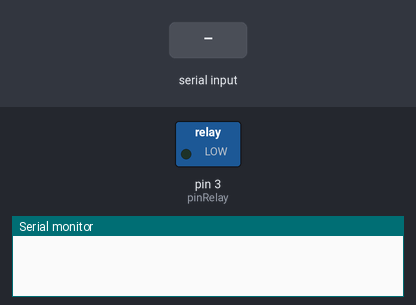
Simulated run of this sketch. Board: Arduino Uno, built with avr-gcc and run on an emulated ATmega328P. On the bench: switched loads named in the sketch (green lamp = pin HIGH), the last lines printed to the serial monitor. The test bench sets the inputs (shaded band).

Above: at 1.2 s.
1.3 s: "1" received over Serial
At 1.8 s:
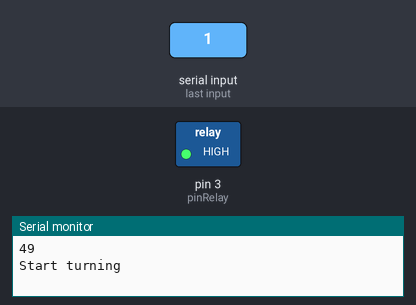
2.8 s: "0" received over Serial
At 4.2 s:
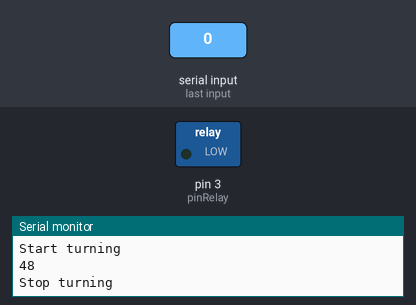
Timing chart, 0 to 5.8 s (numbered marks = the images above; inputs shaded):
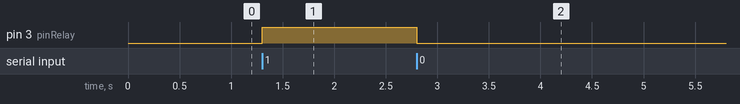

The sketch:

relay.ino
```cpp
const int pinRelay = 3;
byte c = 0;

void setup() {
  // put your setup code here, to run once:
  Serial.begin(9600);
  pinMode(pinRelay, OUTPUT);
}

void loop() {
  // put your main code here, to run repeatedly:
  while (Serial.available()) {
    c = Serial.read();
    Serial.println(c);

    if(c == '1') {
      digitalWrite(pinRelay, HIGH);
      Serial.println("Start turning");
    } else {
      digitalWrite(pinRelay, LOW);
      Serial.println("Stop turning");
    }
  }
}
```

Measured:
- after the input at 1.3 s, pin 3 (pinRelay): LOW → HIGH at once
- after the input at 2.8 s, pin 3 (pinRelay): HIGH → LOW at once
